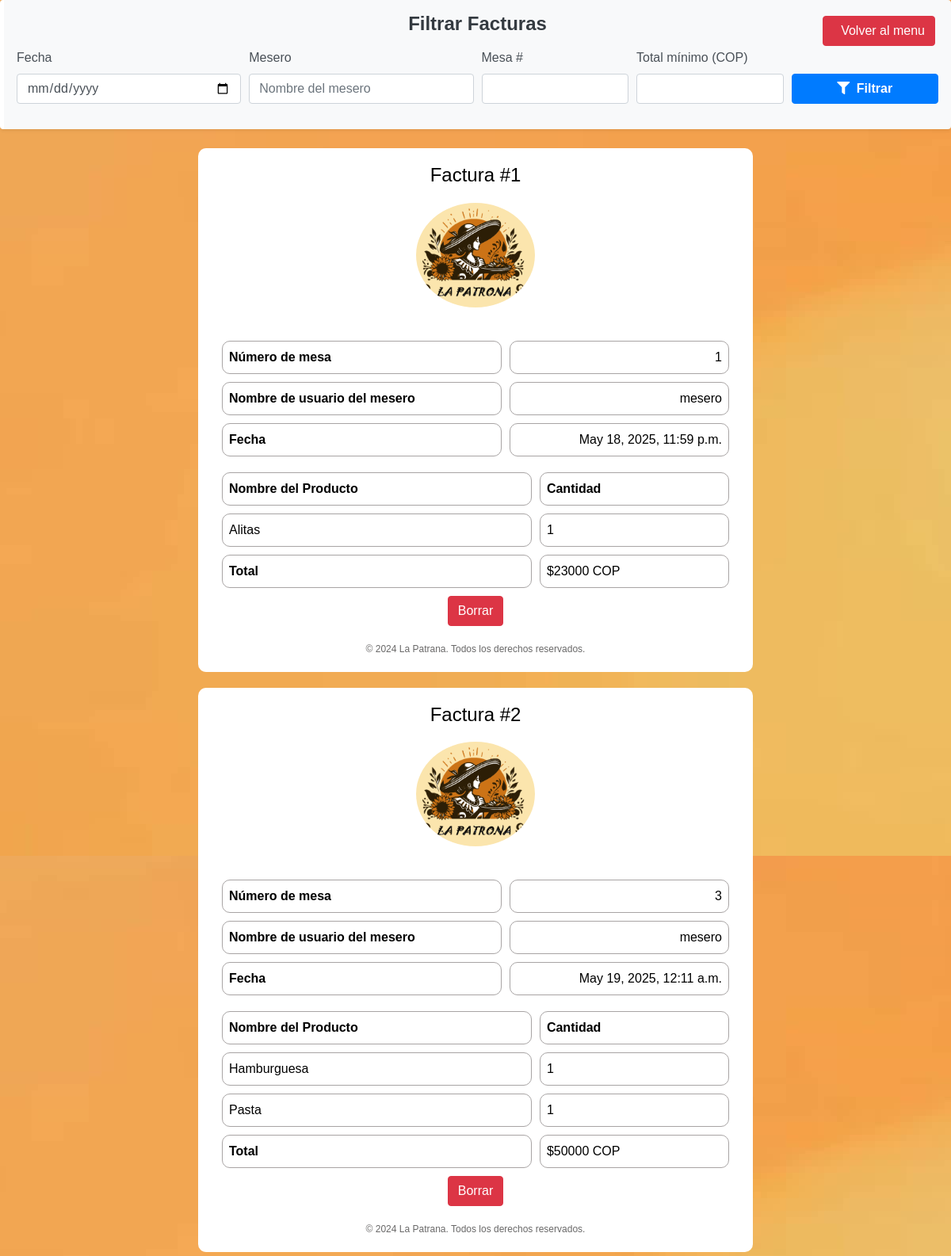
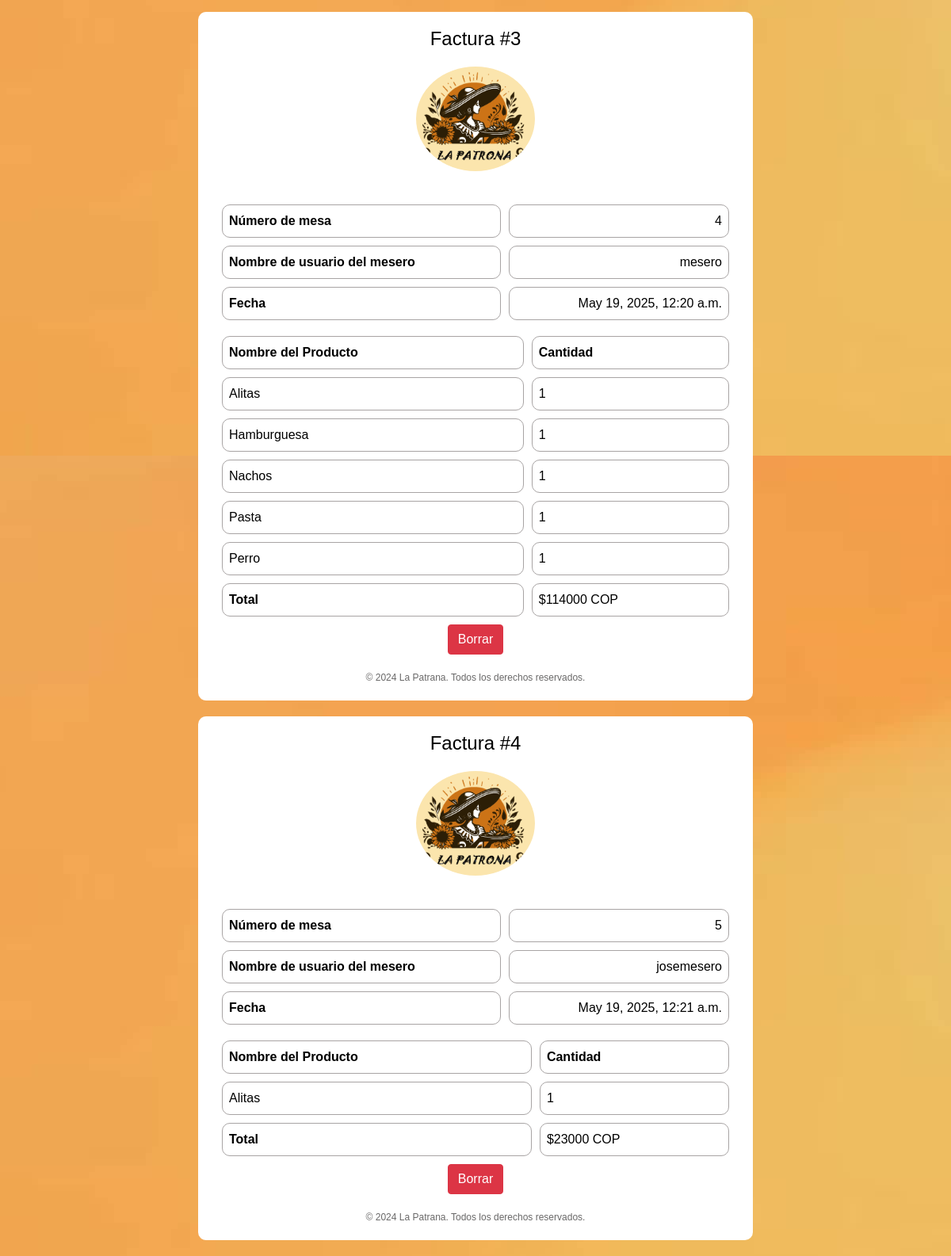
The page /verFactura/ (signed in) on the database its author committed (2 pictures, top to bottom).
### myapp/models.py (models this page shows)
class Factura(models.Model):
    idFactura = models.AutoField(primary_key=True)
    valor = models.DecimalField(max_digits=20, decimal_places=2)
    hora = models.DateTimeField(null=True)
    fecha = models.DateField(null=True)
    cosasPedidas = models.CharField(max_length=400)
    idMesero = models.ForeignKey(User, on_delete=models.CASCADE)
    mesa = models.ForeignKey(Mesa, on_delete=models.CASCADE)
    visible = models.BooleanField(default=True)

class Mesa(models.Model):
    idMesa = models.AutoField(primary_key=True)
    tipo = models.CharField(max_length=200, blank=True, null=True)
    numero = models.IntegerField(null=True, blank=True)
    descripcion = models.CharField(max_length=200, blank=True, null=True)
    visible = models.BooleanField(default=True)
    disponible = models.BooleanField(default=True)

class User(AbstractUser):
    documento = models.IntegerField(null=True)
    expedicion = models.DateField(null=True)
    fecha_nacimiento = models.DateField(null=True, blank=True)
    telefono = models.CharField(max_length=20, null=True, blank=True)
    is_chef = models.BooleanField(default=False)
    is_waiter = models.BooleanField(default=False)
    is_client = models.BooleanField(default=False)
    visible = models.BooleanField(default=True)

### myapp/decorators.py (the view)
    def _wrapped_view(request, *args, **kwargs):
        if not request.user.is_authenticated:
            return redirect('signin')
        if not request.user.is_waiter and not request.user.is_chef:
            return view_func(request, *args, **kwargs)
        raise PermissionDenied  # 403 si no es admin

### myapp/templates/verFactura.html (shortened to what this page needs)
{% load static %}
<!DOCTYPE html>
<html lang="es">
<head>
    <link rel="stylesheet" href="https://stackpath.bootstrapcdn.com/bootstrap/4.5.2/css/bootstrap.min.css">
    <link rel="stylesheet" type="text/css" href="{% static 'css/verFactura.css' %}" />
    <link rel="stylesheet" href="https://cdnjs.cloudflare.com/ajax/libs/font-awesome/5.15.3/css/all.min.css">
</head>
<body>
    <form method="get" class="filter-form p-3 rounded shadow-sm mb-4">
  <h4 class="mb-3 text-center font-weight-bold">Filtrar Facturas</h4>
  <div class="form-row">
    <div class="form-group col-md-3">
      <label for="fecha">Fecha</label>
      <input type="date" name="fecha" id="fecha" class="form-control" value="{{ request.GET.fecha }}">
    </div>
    <div class="form-group col-md-3">
      <label for="mesero">Mesero</label>
      <input type="text" name="mesero" id="mesero" class="form-control" placeholder="Nombre del mesero" value="{{ request.GET.mesero }}">
    </div>
    <div class="form-group col-md-2">
      <label for="numero_mesa">Mesa #</label>
      <input type="number" name="numero_mesa" id="numero_mesa" class="form-control" value="{{ request.GET.numero_mesa }}">
    </div>
    <div class="form-group col-md-2">
      <label for="total_minimo">Total mínimo (COP)</label>
      <input type="number" step="any" name="total_minimo" id="total_minimo" class="form-control" value="{{ request.GET.total_minimo }}">
    </div>
    <div class="form-group col-md-2 d-flex align-items-end">
      <button type="submit" class="btn btn-primary w-100">
        <i class="fas fa-filter mr-1"></i> Filtrar
      </button>
    </div>
  </div>
</form>
        {% if processed_facturas %}
            {% for processed_factura in processed_facturas %}
                <div class="invoice-container">
                    <h1 class="text-center">Factura #{{ processed_factura.factura.idFactura }}</h1>
                    <div class="d-flex justify-content-center mb-3">
                        <img src="{% static 'img/logo-icono1.png' %}" alt="Logo principal" class="img-fluid mb-3" style="max-width: 255px" />
                    </div>
                    <table class="table info-table">
                        <tr>
                            <th>Número de mesa</th>
                            <td>{{ processed_factura.factura.mesa.numero }}</td>
                        </tr>
                        <tr>
                            <th>Nombre de usuario del mesero</th>
                            <td>{{ processed_factura.factura.idMesero.username }}</td>
                        </tr>
                        <tr>
                            <th>Fecha</th>
                            <td>{{ processed_factura.factura.hora }}</td>
                        </tr>
                    </table>
                    <table class="table product-table">
                        <tr>
                            <th>Nombre del Producto</th>
                            <th>Cantidad</th>
                        </tr>
                        {% for producto in processed_factura.productos %}
                            <tr>
                                <td class="left-align">{{ producto.nombre }}</td>
                                <td class="left-align">{{ producto.cantidad }}</td>
                            </tr>
                        {% endfor %}
                        <tr>
                            <th>Total</th>
                            <td class="left-align">${{ processed_factura.factura.valor|floatformat:0 }} COP</td>
                        </tr>
                    </table>
                    <div class="d-flex justify-content-center">
                            <form method="POST" action="{% url 'borrar_factura' processed_factura.factura.idFactura %}" data-confirm-delete>
                              <button type="submit" class="btn btn-danger">Borrar</button>
                            </form>
                    </div>
                    <div class="footer text-center">
                        &copy; 2024 La Patrana. Todos los derechos reservados.
                    </div>
                </div>
            {% endfor %}
        {% else %}
        <div class="noFacts">
            <h2 style="color: #ffffff;">No hay facturas disponibles</h2>
        </div>
        {% endif %}
        <div class="floating-button back-button">
            <a href="{% url 'administrador'%}" class="btn btn-danger d-none d-md-block">
              <span class="btn-text">Volver al menu</span>
            </a>
        </div>
</body>
</html>

### myapp/static/css/verFactura.css (style rules this page uses)
body { background-image: url('../img/Fondo2.jpg'); font-family: Arial, sans-serif; margin: 0; padding: 0; background-color: #f4f4f4; }
.invoice-container { max-width: 700px; margin: 0 auto; background-color: #ffffff; padding: 20px; border-radius: 10px; margin-bottom: 20px; overflow: hidden; }
h1 { text-align: center; color: #333; font-size: 24px; color: #000000; margin-bottom: 20px; }
img { border-color: #333; border-radius: 50%; width: 150px; height: 150px; display: block; margin-left: auto; margin-right: auto; background-color: #fbe5ad; }
.table { margin-bottom: 0; border-collapse: separate; width: 100%; border-spacing: 10px; }
.table th, .table td { border: 1px solid #a8a4a4; padding: 8px; border-radius: 10px; color: #000000; }
.table th { text-align: left; }
.table td { text-align: right; }
.left-align { text-align: left !important; }
.footer { text-align: center; font-size: 12px; color: #696868; margin-top: 20px; }
.floating-button { position: fixed; top: 20px; right: 20px; z-index: 1000; }
.floating-button { position: fixed; bottom: 20px; z-index: 1050; top: 20px; }
.floating-button .btn-text { margin-left: 10px; }
.filter-form { background-color: #f8f9fa; border-left: 5px solid #ffffff; }
.filter-form h4 { color: #343a40; }
.filter-form label { font-weight: 500; color: #495057; }
.filter-form input { border-radius: 0.25rem; }
.filter-form button { font-weight: bold; }

### rows shown on the page
Factura: factura.idFactura "1", factura.mesa.numero "1", factura.idMesero.username "mesero", factura.hora "May 18, 2025, 11:59 p.m.", nombre "Alitas", cantidad "1", factura.valor "23000"
Factura: factura.idFactura "2", factura.mesa.numero "3", factura.idMesero.username "mesero", factura.hora "May 19, 2025, 12:11 a.m.", nombre "Hamburguesa" "Pasta", cantidad "1" "1", factura.valor "50000"
Factura: factura.idFactura "3", factura.mesa.numero "4", factura.idMesero.username "mesero", factura.hora "May 19, 2025, 12:20 a.m.", nombre "Alitas" "Hamburguesa" "Nachos" "Pasta" "Perro", cantidad "1" "1" "1" "1" "1", factura.valor "114000"
Factura: factura.idFactura "4", factura.mesa.numero "5", factura.idMesero.username "josemesero", factura.hora "May 19, 2025, 12:21 a.m.", nombre "Alitas", cantidad "1", factura.valor "23000"
